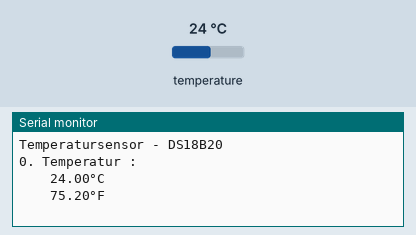
Recording of a sketch running on a simulated Arduino Uno, built with avr-gcc and run on an emulated ATmega328P. Shown: the last lines printed to the serial monitor. The inputs (shaded band) are chosen by the test bench; at power-on: temperature 24 °C.

Above: at 1.5 s.
1.6 s: temperature set to 12 °C
At 3.4 s:
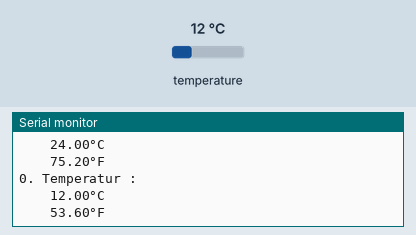
3.7 s: temperature set to 19 °C
At 5.7 s:
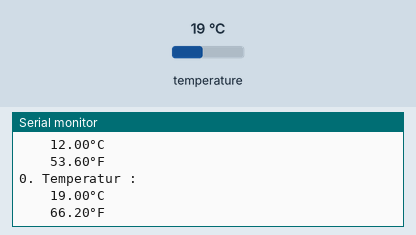
Timing chart, 0 to 7.2 s (numbered marks = the images above; inputs shaded):
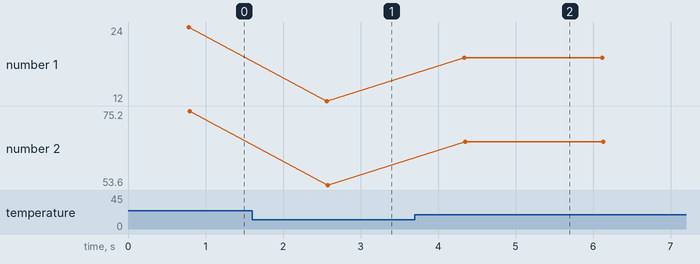

The sketch:

ac_temp_sensor.ino
```cpp
#include <OneWire.h>
#include <DallasTemperature.h>
#define ONE_WIRE_BUS 2  //Sensor DS18B20 am digitalen Pin 2
OneWire oneWire(ONE_WIRE_BUS); //
//Übergabe der OnewWire Referenz zum kommunizieren mit dem Sensor.
DallasTemperature sensors(&oneWire);
int sensorCount;
void setup(void) {
 Serial.begin(9600); //Starten der seriellen Kommunikation mit 9600 baud
 Serial.println("Temperatursensor - DS18B20");
 sensors.begin(); //Starten der Kommunikation mit dem Sensor
 sensorCount = sensors.getDS18Count(); //Lesen der Anzahl der angeschlossenen Temperatursensoren.
}
void loop(void){
 if(sensorCount ==0){
   Serial.println("Es wurde kein Temperatursensor gefunden!");
   Serial.println("Bitte überprüfe deine Schaltung!");
 }
 //Es können mehr als 1 Temperatursensor am Datenbus angschlossen werden.
 //Anfordern der Temperaturwerte aller angeschlossenen Temperatursensoren.
 sensors.requestTemperatures();
 //Ausgabe aller Werte der angeschlossenen Temperatursensoren.
 for(int i=0;i<sensorCount;i++){
  Serial.print(i);
  Serial.println(". Temperatur :");
  printValue(sensors.getTempCByIndex(i), "°C");
  printValue(sensors.getTempFByIndex(i), "°F");
 }

 delay(1000); //Pause von 1 Sekunde.
}
void printValue(float value, String text){
  Serial.print("\t\t");
  Serial.print(value);
  Serial.println(text);
}
```

Measured:
- after the input at 1.6 s, the serial monitor: prints a new line after 0.96 s (image 1)
- after the input at 3.7 s, the serial monitor: prints a new line after 0.64 s (image 2)
- plotted number 1: 24 → 12 after the input at 1.6 s, 12 → 19 after the input at 3.7 s
- plotted number 2: 75.2 → 53.6 after the input at 1.6 s, 53.6 → 66.2 after the input at 3.7 s
